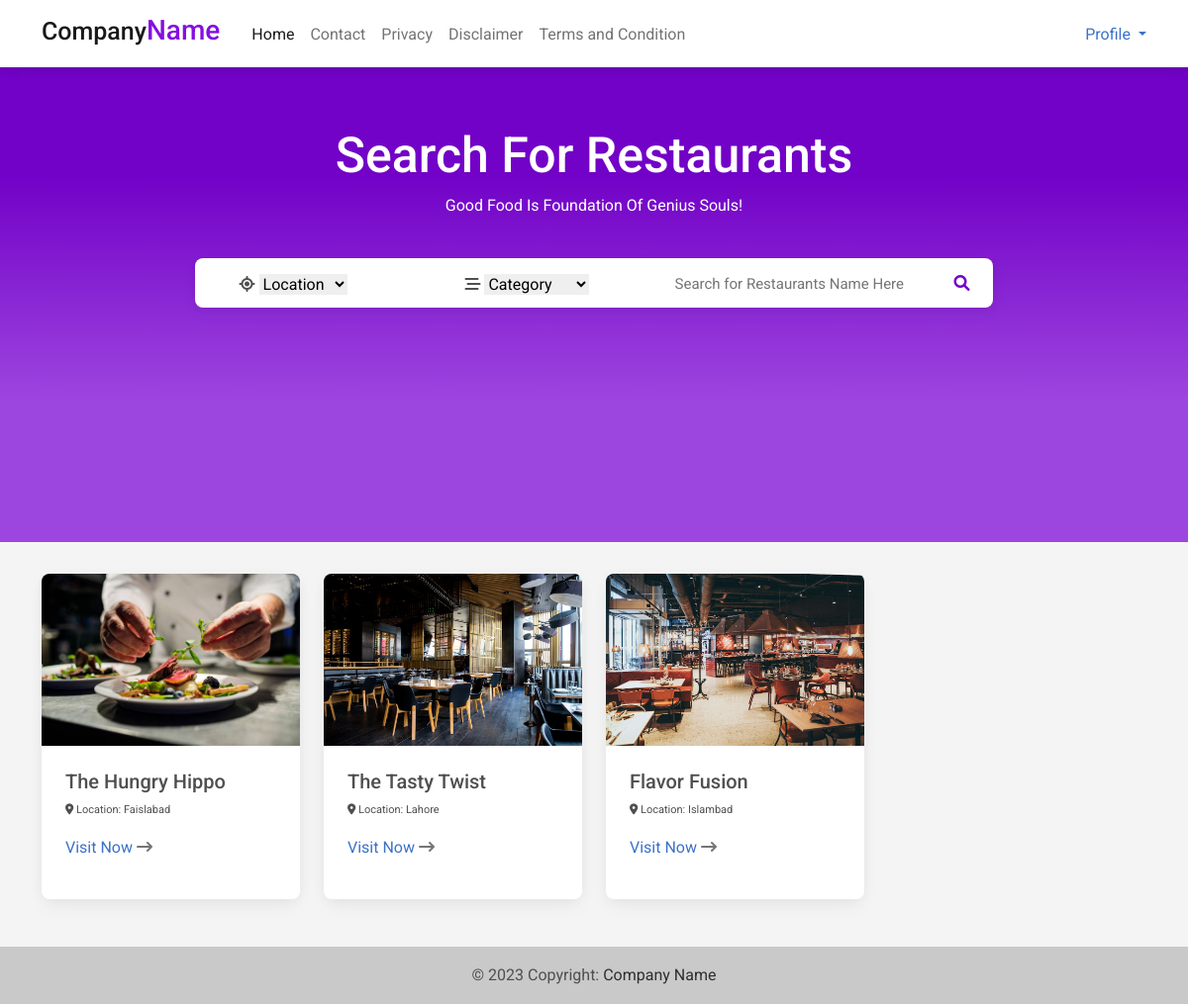
The page / on the database its author committed.
### app/models.py (models this page shows, shortened)
class restaurant(models.Model):
    name = models.CharField(max_length=1000,default="Nothing")
    location = models.CharField(max_length=100,default="Nothing")
    category = models.ForeignKey(restaurantcategories, on_delete=models.CASCADE,default=1)
    min_price = models.IntegerField(default=0)
    max_price = models.IntegerField(default=0)
    seats = models.IntegerField(default=0)
    tables = models.IntegerField(default=0)
    photo = models.ImageField(null=False,blank=False)

### app/views.py (the view)
# urls.py: path("",views.index,name="home"),
def index(request):
    rests = restaurant.objects.all()
    cats = restaurantcategories.objects.all()
    context = {
        "rests" : rests,
        "cats" : cats
    }
    return render(request,"app/index.html",context)

### app/models.py (called while the page is built)
    def __str__(self) -> str:
        return self.category

### app/templates/app/index.html (shortened to what this page needs)
{% extends "basic.html" %}
{% block content %}
    <div class="main-section text-center p-4 ">
        <h1 class="text-white toptext">Search <span>For </span> Restaurants</h1>
        <p class="text-white">Good Food Is Foundation Of Genius Souls!</p>
        <div class="search shadow-3  card">
            <div class="row">
                <div class="col-3 mt-1">
                    <i class="fas fa-location-crosshairs d-md-inline-block d-none"></i>
                    <select class="" aria-label="Default select example" style="border:none;outline:none;" name="search" hx-get="/search" hx-trigger="click" hx-target="#result">
                        <option selected value="">Location</option>
                      </select>
                </div>
                <div class="col-4 mt-1">
                    <i class="fas fa-bars-staggered d-md-inline-block d-none"></i>
                    <select class="" aria-label="Default select example" style="border:none;outline:none;" name="search" hx-get="/catsearch" hx-trigger="click" hx-target="#result">
                        <option selected>Category</option>
                      </select>
                </div>
                <div class="col-md-4 col-5">
                    <input type="text" class="d-inline-block srch" placeholder="Search for Restaurants Name Here" hx-get="/search" hx-trigger="keyup" hx-target="#result" name="search" id="inputBox">
                </div>
                <div class="col-1 d-md-inline-block d-none">
                    <i class="fas fa-magnifying-glass s-icon p-color"></i>
                </div>
            </div>
        </div>
    </div>
    <div class="container">
        <div id="result">
            {% include "result.html" %}
        </div>
</div>
{% endblock content %}

### app/templates/result.html (shortened to what this page needs)
{% if rests %}
<div class="row mt-4">
    {% for re in rests %}
    <div class="col-md-3 mt-2">
        <a href="/{{tool.tname}}">
            <div class="card">
                <div class="bg-image hover-overlay ripple" data-mdb-ripple-color="light">
                  <img src="/media/{{re.photo}}" class="img-fluid"/>
                </div>
                <div class="card-body">
                  <h5 class="card-title">{{re.name}}</h5>
                  <p class="card-text" style="font-size:11px;"><i class="fas fa-location-dot"></i> Location: {{re.location}}<p>
                  <a href="/restaurants/{{re.id}}/">Visit Now <i class="fas fa-arrow-right-long text-muted"></i></a>
                </div>
              </div>
    </a>
    </div>
    {% endfor %}
</div>
{% else %}
<div class="text-center mt-3">
    Nothing To Show!
</div>
{% endif %}

### rows shown on the page
restaurant: photo (picture), name "The Hungry Hippo", location "Faislabad"
restaurant: photo (picture), name "The Tasty Twist", location "Lahore"
restaurant: photo (picture), name "Flavor Fusion", location "Islambad"
